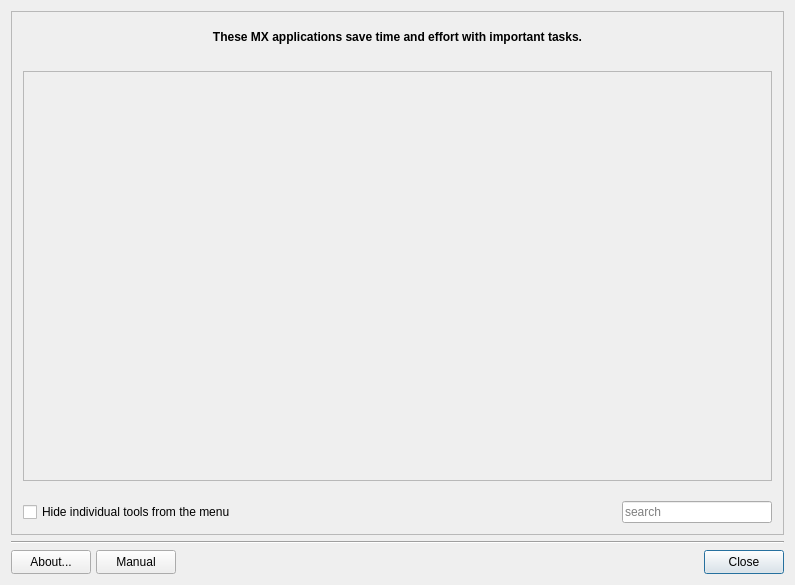
<?xml version="1.0" encoding="UTF-8"?>
<ui version="4.0">
 <class>MainWindow</class>
 <widget class="QWidget" name="MainWindow">
  <property name="geometry">
   <rect>
    <x>0</x>
    <y>0</y>
    <width>795</width>
    <height>585</height>
   </rect>
  </property>
  <property name="windowTitle">
   <string>MX Tools</string>
  </property>
  <layout class="QGridLayout" name="gridLayout" rowstretch="0,0,0,0" rowminimumheight="0,0,0,0">
   <property name="sizeConstraint">
    <enum>QLayout::SetNoConstraint</enum>
   </property>
   <item row="2" column="0">
    <widget class="Line" name="line">
     <property name="orientation">
      <enum>Qt::Horizontal</enum>
     </property>
    </widget>
   </item>
   <item row="3" column="0">
    <layout class="QGridLayout" columnstretch="0,0,0,0,0,0,0,0,0">
     <property name="leftMargin">
      <number>0</number>
     </property>
     <property name="topMargin">
      <number>0</number>
     </property>
     <property name="rightMargin">
      <number>0</number>
     </property>
     <property name="bottomMargin">
      <number>0</number>
     </property>
     <property name="spacing">
      <number>5</number>
     </property>
     <item row="0" column="0">
      <widget class="QPushButton" name="pushAbout">
       <property name="sizePolicy">
        <sizepolicy hsizetype="Minimum" vsizetype="Preferred">
         <horstretch>0</horstretch>
         <verstretch>0</verstretch>
        </sizepolicy>
       </property>
       <property name="toolTip">
        <string>About this application</string>
       </property>
       <property name="text">
        <string>About...</string>
       </property>
       <property name="icon">
        <iconset theme="help-about"/>
       </property>
       <property name="shortcut">
        <string>Alt+B</string>
       </property>
       <property name="autoDefault">
        <bool>true</bool>
       </property>
      </widget>
     </item>
     <item row="0" column="6">
      <spacer name="horizontalSpacer2">
       <property name="orientation">
        <enum>Qt::Horizontal</enum>
       </property>
       <property name="sizeHint" stdset="0">
        <size>
         <width>40</width>
         <height>20</height>
        </size>
       </property>
      </spacer>
     </item>
     <item row="0" column="2">
      <spacer name="horizontalSpacer1">
       <property name="orientation">
        <enum>Qt::Horizontal</enum>
       </property>
       <property name="sizeHint" stdset="0">
        <size>
         <width>40</width>
         <height>20</height>
        </size>
       </property>
      </spacer>
     </item>
     <item row="0" column="5">
      <widget class="QLabel" name="label">
       <property name="maximumSize">
        <size>
         <width>32</width>
         <height>32</height>
        </size>
       </property>
       <property name="midLineWidth">
        <number>0</number>
       </property>
       <property name="text">
        <string/>
       </property>
       <property name="pixmap">
        <pixmap resource="images.qrc">:/icons/logo.svg</pixmap>
       </property>
       <property name="scaledContents">
        <bool>true</bool>
       </property>
      </widget>
     </item>
     <item row="0" column="8">
      <widget class="QPushButton" name="pushCancel">
       <property name="sizePolicy">
        <sizepolicy hsizetype="Minimum" vsizetype="Preferred">
         <horstretch>0</horstretch>
         <verstretch>0</verstretch>
        </sizepolicy>
       </property>
       <property name="toolTip">
        <string>Close application</string>
       </property>
       <property name="text">
        <string>Close</string>
       </property>
       <property name="icon">
        <iconset theme="window-close"/>
       </property>
       <property name="shortcut">
        <string>Alt+N</string>
       </property>
       <property name="autoDefault">
        <bool>true</bool>
       </property>
       <property name="default">
        <bool>true</bool>
       </property>
      </widget>
     </item>
     <item row="0" column="1">
      <widget class="QPushButton" name="pushHelp">
       <property name="enabled">
        <bool>true</bool>
       </property>
       <property name="sizePolicy">
        <sizepolicy hsizetype="Minimum" vsizetype="Preferred">
         <horstretch>0</horstretch>
         <verstretch>0</verstretch>
        </sizepolicy>
       </property>
       <property name="minimumSize">
        <size>
         <width>0</width>
         <height>24</height>
        </size>
       </property>
       <property name="text">
        <string>Manual</string>
       </property>
       <property name="icon">
        <iconset theme="help-contents"/>
       </property>
       <property name="autoDefault">
        <bool>true</bool>
       </property>
      </widget>
     </item>
     <item row="0" column="7">
      <spacer name="horizontalSpacer">
       <property name="orientation">
        <enum>Qt::Horizontal</enum>
       </property>
       <property name="sizeType">
        <enum>QSizePolicy::Preferred</enum>
       </property>
       <property name="sizeHint" stdset="0">
        <size>
         <width>80</width>
         <height>20</height>
        </size>
       </property>
      </spacer>
     </item>
    </layout>
   </item>
   <item row="1" column="0">
    <widget class="QFrame" name="frame">
     <property name="sizePolicy">
      <sizepolicy hsizetype="MinimumExpanding" vsizetype="MinimumExpanding">
       <horstretch>0</horstretch>
       <verstretch>0</verstretch>
      </sizepolicy>
     </property>
     <property name="font">
      <font>
       <strikeout>false</strikeout>
       <kerning>true</kerning>
      </font>
     </property>
     <property name="mouseTracking">
      <bool>false</bool>
     </property>
     <property name="autoFillBackground">
      <bool>false</bool>
     </property>
     <property name="frameShape">
      <enum>QFrame::StyledPanel</enum>
     </property>
     <property name="frameShadow">
      <enum>QFrame::Plain</enum>
     </property>
     <property name="lineWidth">
      <number>1</number>
     </property>
     <layout class="QGridLayout" name="gridLayout_2">
      <property name="sizeConstraint">
       <enum>QLayout::SetNoConstraint</enum>
      </property>
      <property name="verticalSpacing">
       <number>20</number>
      </property>
      <item row="2" column="0" colspan="2">
       <widget class="QScrollArea" name="scrollArea">
        <property name="focusPolicy">
         <enum>Qt::TabFocus</enum>
        </property>
        <property name="autoFillBackground">
         <bool>false</bool>
        </property>
        <property name="horizontalScrollBarPolicy">
         <enum>Qt::ScrollBarAsNeeded</enum>
        </property>
        <property name="sizeAdjustPolicy">
         <enum>QAbstractScrollArea::AdjustToContentsOnFirstShow</enum>
        </property>
        <property name="widgetResizable">
         <bool>true</bool>
        </property>
        <property name="alignment">
         <set>Qt::AlignLeading|Qt::AlignLeft|Qt::AlignVCenter</set>
        </property>
        <widget class="QWidget" name="scrollAreaWidgetContents">
         <property name="geometry">
          <rect>
           <x>0</x>
           <y>0</y>
           <width>755</width>
           <height>401</height>
          </rect>
         </property>
         <property name="autoFillBackground">
          <bool>true</bool>
         </property>
         <layout class="QVBoxLayout" name="verticalLayout">
          <property name="sizeConstraint">
           <enum>QLayout::SetDefaultConstraint</enum>
          </property>
          <item>
           <layout class="QGridLayout" name="gridLayout_btn"/>
          </item>
         </layout>
        </widget>
       </widget>
      </item>
      <item row="0" column="0" rowspan="2" colspan="2">
       <widget class="QLabel" name="labelIntroduction">
        <property name="sizePolicy">
         <sizepolicy hsizetype="MinimumExpanding" vsizetype="Minimum">
          <horstretch>0</horstretch>
          <verstretch>0</verstretch>
         </sizepolicy>
        </property>
        <property name="font">
         <font>
          <bold>true</bold>
          <strikeout>false</strikeout>
          <kerning>true</kerning>
         </font>
        </property>
        <property name="text">
         <string>These MX applications save time and effort with important tasks.</string>
        </property>
        <property name="alignment">
         <set>Qt::AlignCenter</set>
        </property>
        <property name="wordWrap">
         <bool>true</bool>
        </property>
        <property name="margin">
         <number>-2</number>
        </property>
       </widget>
      </item>
      <item row="3" column="0">
       <widget class="QCheckBox" name="checkHide">
        <property name="text">
         <string>Hide individual tools from the menu</string>
        </property>
       </widget>
      </item>
      <item row="3" column="1">
       <widget class="QLineEdit" name="textSearch">
        <property name="maximumSize">
         <size>
          <width>150</width>
          <height>16777215</height>
         </size>
        </property>
        <property name="focusPolicy">
         <enum>Qt::StrongFocus</enum>
        </property>
        <property name="frame">
         <bool>true</bool>
        </property>
        <property name="placeholderText">
         <string>search</string>
        </property>
        <property name="clearButtonEnabled">
         <bool>true</bool>
        </property>
       </widget>
      </item>
     </layout>
    </widget>
   </item>
  </layout>
 </widget>
 <layoutdefault spacing="6" margin="11"/>
 <resources>
  <include location="images.qrc"/>
 </resources>
 <connections>
  <connection>
   <sender>pushCancel</sender>
   <signal>clicked()</signal>
   <receiver>MainWindow</receiver>
   <slot>close()</slot>
   <hints>
    <hint type="sourcelabel">
     <x>632</x>
     <y>512</y>
    </hint>
    <hint type="destinationlabel">
     <x>345</x>
     <y>269</y>
    </hint>
   </hints>
  </connection>
 </connections>
</ui>
